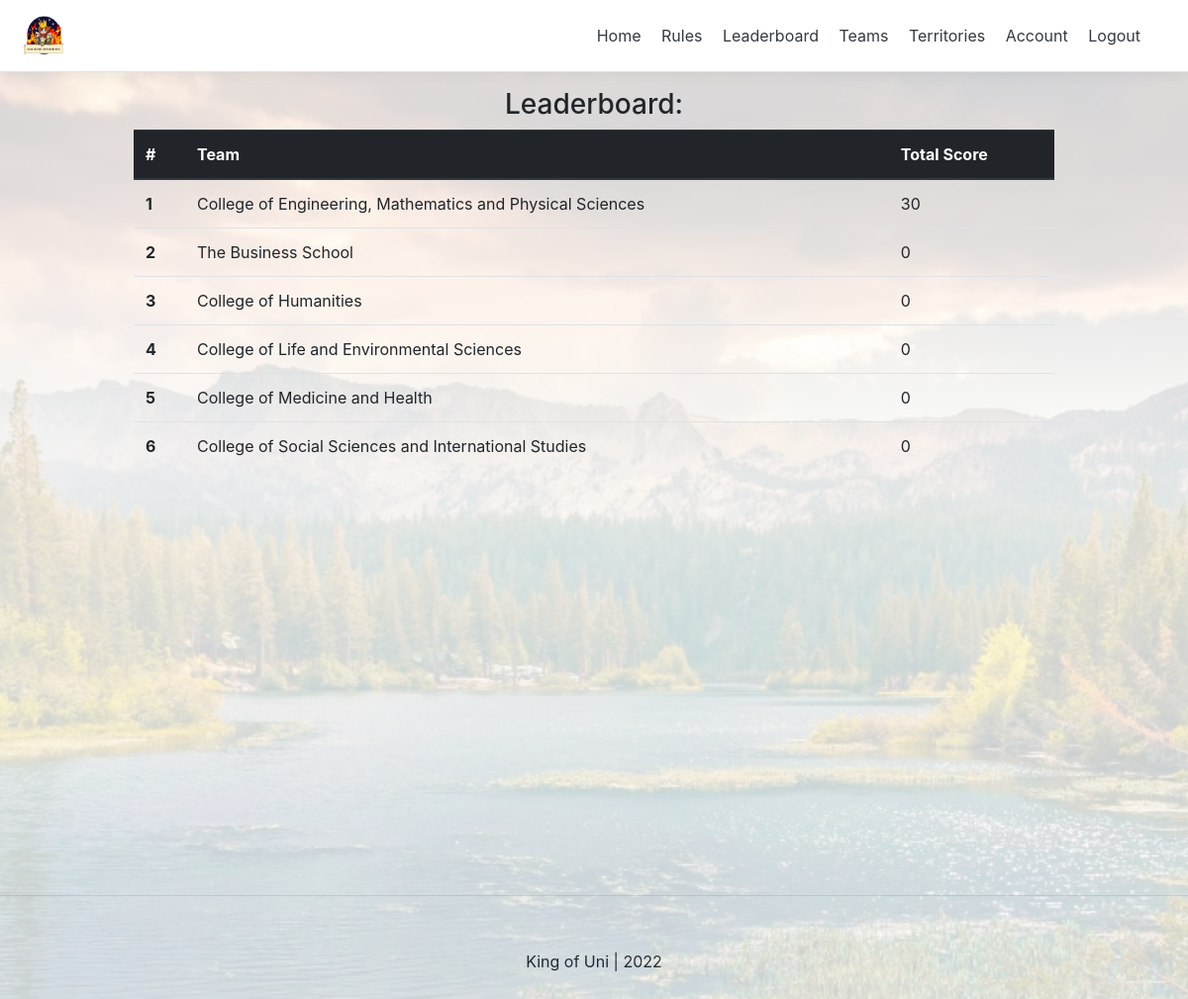
/leaderboard (signed in), run on an earlier commit of the app's database.
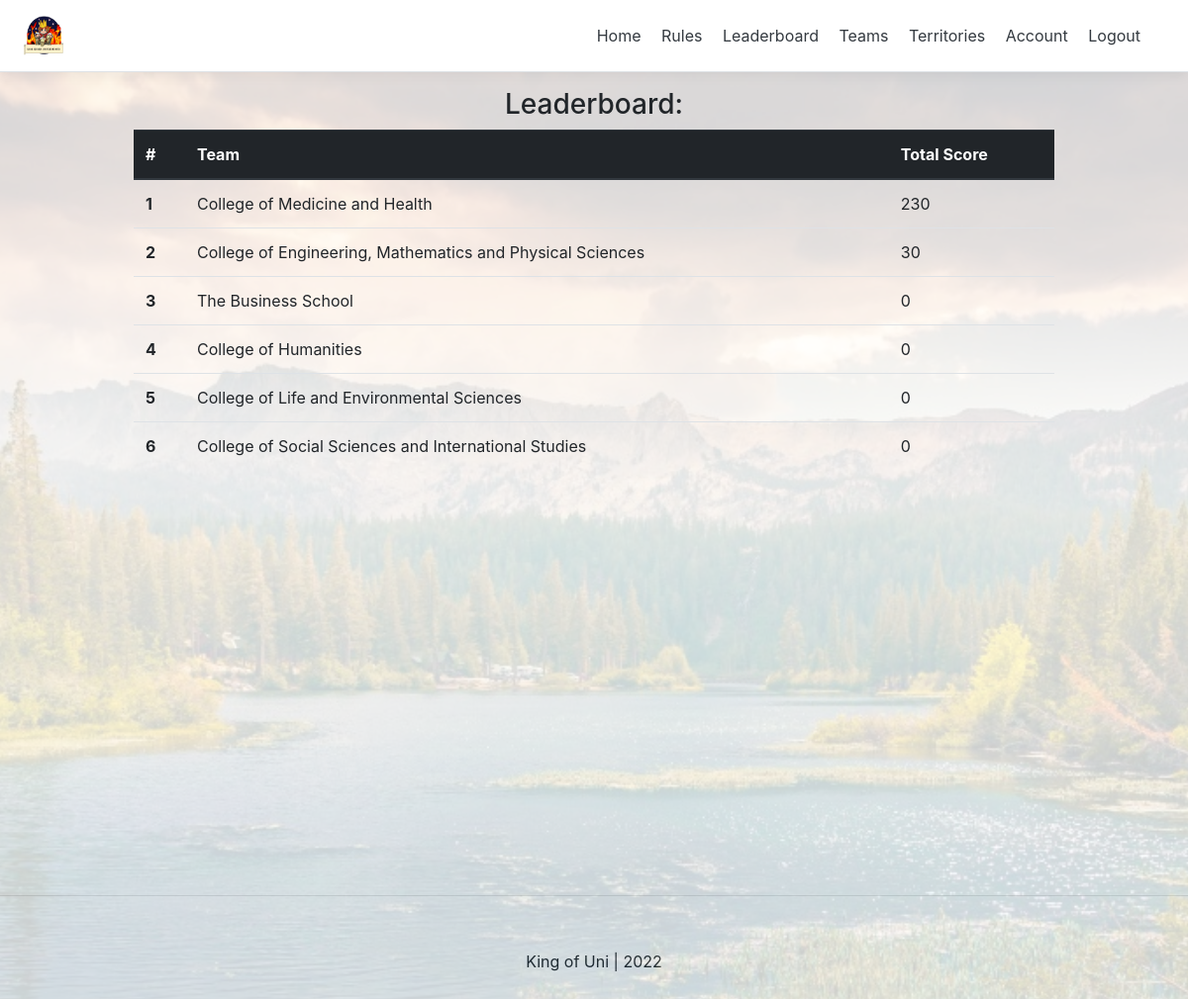
And on a later commit of the database.
### group/models.py (models this page shows, shortened)
class Group(models.Model):
    name = models.CharField(max_length=100,  null=False, blank=False, unique=True)
    date_created = models.DateTimeField(verbose_name="date created" , auto_now_add=True)
    point_total = models.IntegerField(default=0)
    color = models.CharField(max_length=50, null=True)

### personal/views.py (the view)
# urls.py: path('leaderboard', leaderboard_view, name="leaderboard"),
def leaderboard_view(request):
    context = {}
    groups = Group.objects.all().order_by('-point_total')
    context['groups'] = groups
    return render(request, "personal/leaderboard.html", context)

### personal/templates/personal/leaderboard.html
{% extends 'base.html' %}
{% load static %}
{% block content %}
{% if request.user.is_authenticated %}
<div class="container">
    <div class="d-flex flex-column">
        <h3 class="text-center">Leaderboard:</h3>
        <table class="table">
            <thead class="thead-dark">
              <tr>
                <th scope="col">#</th>
                <th scope="col">Team</th>
                <th scope="col">Total Score</th>
              </tr>
            </thead>
            <tbody>
            {% for group in groups %}
             <tr>
                <th scope="row">{{forloop.counter}}</th>
                <td>{{group.name}}</td>
                <td>{{group.point_total}}</td>
              </tr>
            {% endfor %}
            </tbody>
        </table>
    </div>
</div>
{% endif %}
{% endblock content %}

What changed in the data, as far as the page shows it:
changed Group "College of Medicine and Health": point_total "0" → "230"; moves up the list
